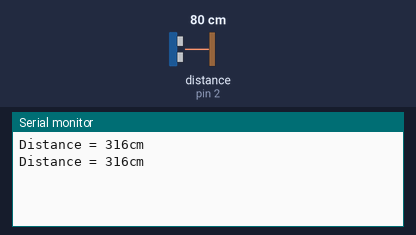
This sketch was run on a simulated Arduino Uno, built with avr-gcc and run on an emulated ATmega328P. On the bench: the last lines printed to the serial monitor. Wiring (inferred from the names in the program): range finder with pulse-width output: data pin 2. The test bench sets the inputs (shaded band); at power-on: distance to the obstacle (sensor on pin 2) 80 cm. The echo pulse lasts 58.3 µs per cm.

Above: at 1.2 s.
1.3 s: distance to the obstacle (sensor on pin 2) set to 2 cm
At 1.6 s:
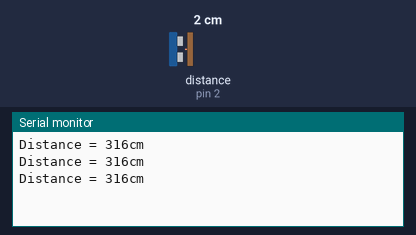
2.8 s: distance to the obstacle (sensor on pin 2) set to 4 cm
At 2.92 s:
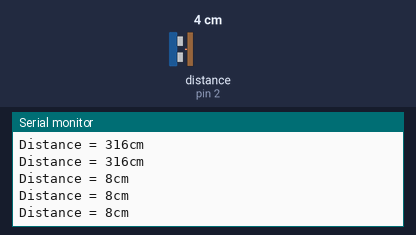
Timing chart, 0 to 5.8 s (numbered marks = the images above; inputs shaded):
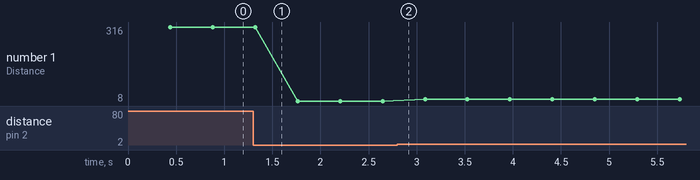

The sketch:

XL_MaxSonar_PW.ino
```cpp
/*
Test code for the Arduino Uno
Written by Tom Bonar for testing
Sensors being used for this code are the MB70X0 from MaxBotix
*/
const int pwPin1 = 2;

long sensor1, cm, distance_cm;
 int value[9];

void setup () {
  Serial.begin(9600);
  pinMode(pwPin1, INPUT);
}

int read_sensor(){
  sensor1 = pulseIn(pwPin1, HIGH);
  cm = (sensor1/58);
  return cm;
}

int median(){
  for(int i =0; i<9;i++){
    value[i] = read_sensor()*4;
  }
  for(int i = 0; i < 9; i++){
   for(int j =i; j < 9; j++){
     if (value[j] < value[i]){
       int temp1 = value[j];
       int temp2 = value[i];
       value[i] = temp1;
       value[j] = temp2;
     }
   }
  }
  int distance_cm = value[4];
  return distance_cm;
}

                                                                                                              /*void read_sensorwater(){
                                                                                                                sensor1 = pulseIn(pwPin1, HIGH);
                                                                                                                sensor1 = sensor1*4.1;
                                                                                                                cm = sensor1/58;

                                                                                                                if(cm > 30){
                                                                                                                  cm = cm + 110;
                                                                                                                }

                                                                                                              }*/

void loop () {
  //read_sensor();

  distance_cm = median();

  printall();
  //delay(5);
}

void printall(){
  Serial.print("Distance");
  Serial.print(" = ");
  Serial.print(distance_cm);
  Serial.print("cm");
  Serial.println();
}
```

Measured:
- plotted number 1: 316 → 8 after the input at 1.3 s, 8 → 16 after the input at 2.8 s
